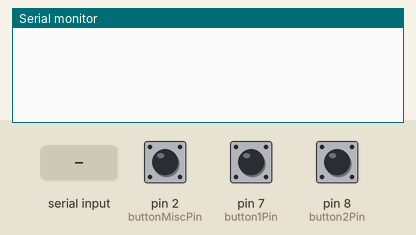
Bench run of a sketch on a simulated Arduino Uno, built with avr-gcc and run on an emulated ATmega328P. On the bench: the last lines printed to the serial monitor. The inputs (shaded band) are chosen by the test bench; at power-on: pin 2 (buttonMiscPin) HIGH, pin 7 (button1Pin) HIGH, pin 8 (button2Pin) HIGH.

Above: at 1.2 s.
1.3 s: pin 2 (buttonMiscPin) pulled LOW for 0.15 s
At 2.5 s:
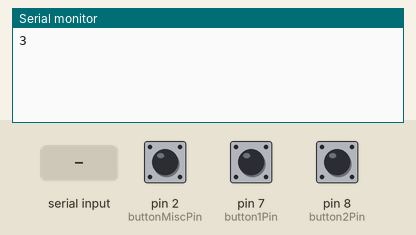
2.9 s: "PI\n" received over Serial
At 4.0 s:
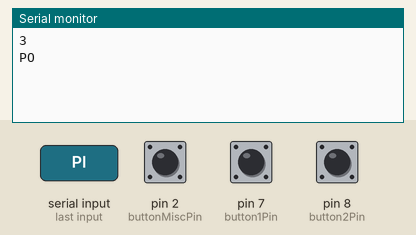
4.4 s: pin 7 (button1Pin) pulled LOW for 0.15 s
At 5.2 s:
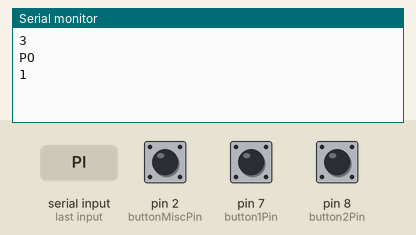
6.0 s: pin 8 (button2Pin) pulled LOW for 0.15 s
At 6.4 s:
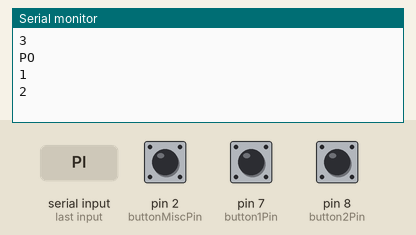

The sketch:

passa-ou-repassa.ino
```cpp
/*
* Feito para o projeto Passa ou Repassa - Professor THIAGO
* Feira cultural IEPAM 2024
* TURMA DO 8° ANO
* FEITO POR "HIRO" (MATHEUS)
*/

const int button1Pin = 7;
const int button2Pin = 8;
const int buttonMiscPin = 2;

bool button1State = false;
bool button2State = false;
bool buttonMiscState = false;

bool button1PrevState = false;
bool button2PrevState = false;
bool buttonMiscPrevState = false;

void setup() {
  Serial.begin(115200);

  pinMode(button1Pin, INPUT_PULLUP);
  pinMode(button2Pin, INPUT_PULLUP);
  pinMode(buttonMiscPin, INPUT_PULLUP);
}

void loop() {
  checkButtons();
  serialPing();
}

void checkButtons() {
  button1State = digitalRead(button1Pin) == LOW;
  button2State = digitalRead(button2Pin) == LOW;
  buttonMiscState = digitalRead(buttonMiscPin) == LOW;

  if (button1State && !button1PrevState) {
    sendButtonPress(1);
  }

  button1PrevState = button1State;

  if (button2State && !button2PrevState) {
    sendButtonPress(2);
  }

  button2PrevState = button2State;

  if (buttonMiscState && !buttonMiscPrevState) {
    sendButtonPress(3);
  }

  buttonMiscPrevState = buttonMiscState;
}

void sendButtonPress(int buttonID) {
  String data = String(buttonID);
  Serial.println(data);
}


void serialPing() {
  if (Serial.available()) {
    String command = Serial.readStringUntil('\n');
    if (command == "PI") {
      Serial.println("PO");
    }
  }
}
```

Measured:
- after the input at 1.3 s, the serial monitor: prints a new line at once (image 1)
- after the input at 2.9 s, the serial monitor: prints a new line at once (image 2)
- after the input at 4.4 s, the serial monitor: prints a new line at once (image 3)
- after the input at 6.0 s, the serial monitor: prints a new line at once (image 4)
